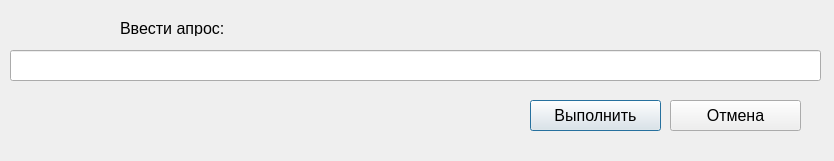
<?xml version="1.0" encoding="UTF-8"?>
<ui version="4.0">
 <class>sqlform</class>
 <widget class="QDialog" name="sqlform">
  <property name="geometry">
   <rect>
    <x>0</x>
    <y>0</y>
    <width>834</width>
    <height>161</height>
   </rect>
  </property>
  <property name="windowTitle">
   <string>Dialog</string>
  </property>
  <widget class="QLabel" name="label">
   <property name="geometry">
    <rect>
     <x>120</x>
     <y>20</y>
     <width>251</width>
     <height>16</height>
    </rect>
   </property>
   <property name="font">
    <font>
     <pointsize>12</pointsize>
    </font>
   </property>
   <property name="text">
    <string>Ввести апрос:</string>
   </property>
  </widget>
  <widget class="QPushButton" name="bExecute">
   <property name="geometry">
    <rect>
     <x>530</x>
     <y>100</y>
     <width>131</width>
     <height>31</height>
    </rect>
   </property>
   <property name="font">
    <font>
     <pointsize>12</pointsize>
    </font>
   </property>
   <property name="text">
    <string>Выполнить</string>
   </property>
  </widget>
  <widget class="QPushButton" name="bCancel">
   <property name="geometry">
    <rect>
     <x>670</x>
     <y>100</y>
     <width>131</width>
     <height>31</height>
    </rect>
   </property>
   <property name="font">
    <font>
     <pointsize>12</pointsize>
    </font>
   </property>
   <property name="text">
    <string>Отмена</string>
   </property>
  </widget>
  <widget class="QLineEdit" name="eSQL">
   <property name="geometry">
    <rect>
     <x>10</x>
     <y>50</y>
     <width>811</width>
     <height>31</height>
    </rect>
   </property>
   <property name="font">
    <font>
     <pointsize>10</pointsize>
    </font>
   </property>
  </widget>
 </widget>
 <resources/>
 <connections/>
</ui>
